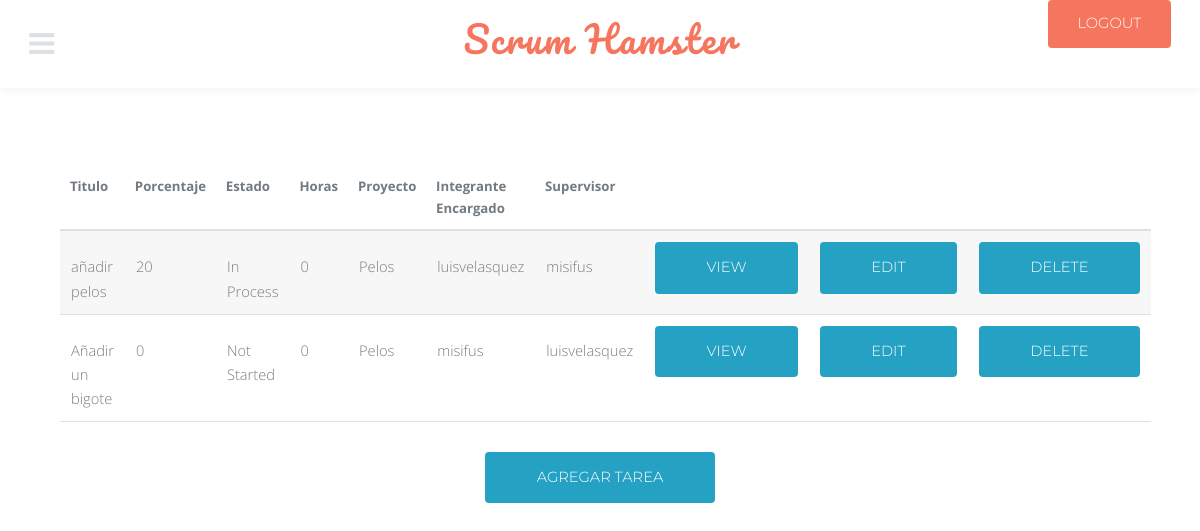
The page /list_task (signed in) on the database as committed earlier.
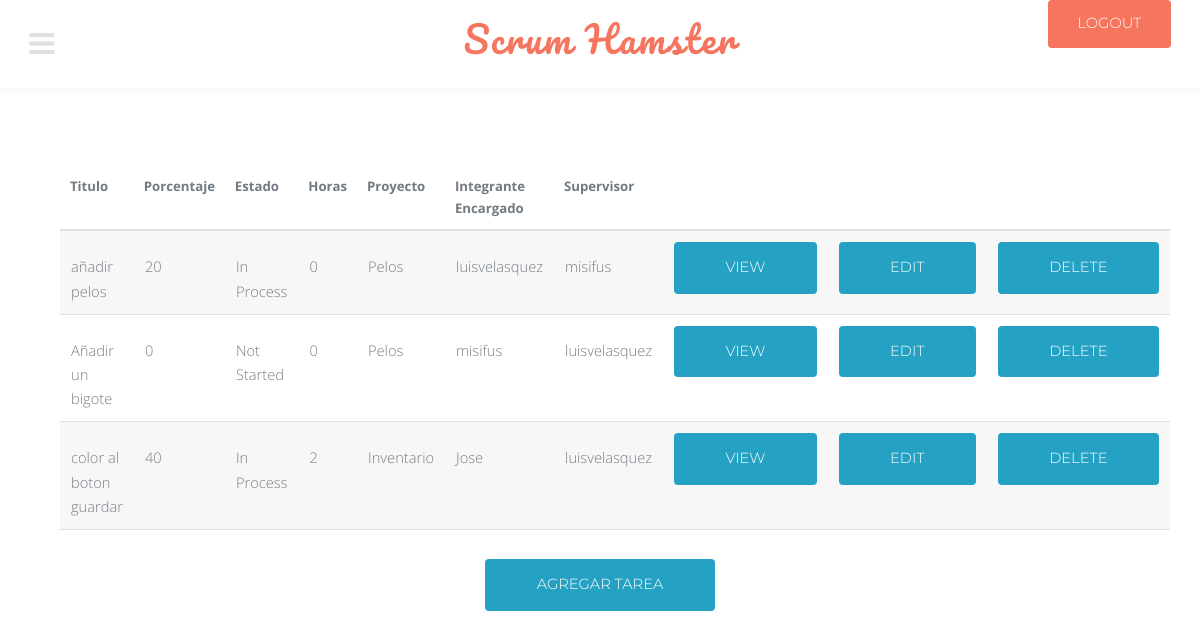
The same page on the database as committed later.
### modules/models.py (models this page shows, shortened)
class task(models.Model):
    title = models.CharField(max_length = 50)
    percent = models.PositiveSmallIntegerField()
    state_choices = (
		('Not Started', 'Not Started'),
		('In Process', 'In Process'),
		('Finished', 'Finished'),
		)
    state = models.CharField(
		max_length = 12,
		choices = state_choices,
		default = 'Not Started',
		)
    hours = models.PositiveSmallIntegerField()
    project_id = models.ForeignKey(project, on_delete = models.CASCADE)
    user_in_charge = models.ForeignKey(User, on_delete = models.CASCADE, related_name = 'in_charge')
    user_supervisor = models.ForeignKey(User, on_delete = models.CASCADE, related_name = 'supervisor')

class project(models.Model):
    name = models.CharField(max_length = 75)
    percent = models.PositiveSmallIntegerField()
    created_at = models.DateField(auto_now_add = True)
    file = models.URLField(blank = True)
    client_id = models.ForeignKey(client, on_delete = models.CASCADE)
    def __str__(self):
        return '%s' % (self.name)

### modules/views.py (the view)
# urls.py: path('list_task', list_task, name = 'list_task'),
@login_required
def list_task(request):
	data = task.objects.all()
	return render(request, 'task/task_list.html', {'data': data})

### modules/templates/task/task_list.html
{% extends 'base.html' %}
{% block cont %}
<table border="10">
		<thead>
				<tr>
					<th>Titulo</th>
					<th>Porcentaje</th>
					<th>Estado</th>
					<th>Horas</th>
					<th>Proyecto</th>
					<th>Integrante Encargado</th>
					<th>Supervisor</th>
				</tr>
			</thead>
{% for i in data %}
	<tr>
		<td>{{ i.title }}</td>
		<td>{{ i.percent }}</td>
		<td>{{ i.state }}</td>
		<td>{{ i.hours }}</td>
		<td>{{ i.project_id }}</td>
		<td>{{ i.user_in_charge }}</td>
		<td>{{ i.user_supervisor }}</td>
		<td>
			<a href="{% url 'view_task' i.id %}" class="button special">View</a>
		</td>
		<td>
			<a href="{% url 'update_task' i.id %}" class="button special">Edit</a>
		</td>
		<td>
			<a href="{% url 'delete_task' i.id %}" class="button special">Delete</a>
		</td>
	</tr>
{% endfor %}
</table>
<a href="{% url 'create_task' %}" class="button special">Agregar Tarea</a>
{% endblock %}

### modules/templates/base.html (shortened to what this page needs)
{% load static %}
	<header id="header">
			<nav class="left">
				<a href="#menu"><span>Menu</span></a>
			</nav>
			<a href="{% url 'index' %}" class="logo">Scrum Hamster</a>
			<nav class="right">
				{% if user.is_active %}
				<a href="{% url 'logout' %}" class="button fit">logout</a>
				{% endif %}
				</nav>
		</header>
		<section id="main" class="wrapper">
				<div class="inner">
					<header class="align-center">
						{% block cont%}
							{% endblock %}
						</div>
				</section>
	<head>
		<link rel="stylesheet" href="{% static 'assets/css/main.css'%}" />
	</head>
	<body>
	</body>

### modules/static/assets/css/main.css (style rules this page uses)
html, body, div, span, applet, object, iframe, h1, h2, h3, h4, h5, h6, p, blockquote, pre, a, abbr, acronym, address, big, cite, code, del, dfn, em, img, ins, kbd, q, s, samp, small, strike, strong, sub, sup, tt, var, b, u, i, center, dl, dt, dd, ol, ul, li, fieldset, form, label, legend, table, caption, tbody, tfoot, thead, tr, th, td, article, aside, canvas, details, embed, figure, figcaption, footer, header, hgroup, menu, nav, output, ruby, section, summary, time, mark, audio, video { margin: 0; padding: 0; border: 0; font-size: 100%; font: inherit; vertical-align: baseline; }
article, aside, details, figcaption, figure, footer, header, hgroup, menu, nav, section { display: block; }
body { line-height: 1; }
table { border-collapse: collapse; border-spacing: 0; }
body { -webkit-text-size-adjust: none; }
*, *:before, *:after { -moz-box-sizing: border-box; -webkit-box-sizing: border-box; box-sizing: border-box; }
body { -ms-overflow-style: scrollbar; }
body { background: #fff; }
.inner { margin: 0 auto; max-width: 65em; }
@media screen and (max-width: 1280px) { .inner { max-width: 90%; } }
body, input, select, textarea { color: #767d85; font-family: "Open Sans", Arial, Helvetica, sans-serif; font-size: 13pt; font-weight: 300; line-height: 1.65; }
@media screen and (max-width: 1680px) { body, input, select, textarea { font-size: 11pt; } }
@media screen and (max-width: 1280px) { body, input, select, textarea { font-size: 11pt; } }
a { color: #25a2c3; text-decoration: underline; }
.align-center { text-align: center; }
table { margin: 0 0 2em 0; width: 100%; }
table tbody tr { border: solid 1px #dee1e3; border-left: 0; border-right: 0; }
table tbody tr:nth-child(2n + 1) { background-color: rgba(144, 144, 144, 0.075); }
table td { padding: 0.75em 0.75em; }
table th { color: #727a82; font-size: 0.9em; font-weight: 700; padding: 0 0.75em 0.75em 0.75em; text-align: left; }
table thead { border-bottom: solid 2px #dee1e3; }
input[type="submit"], input[type="reset"], input[type="button"], button, .button { -moz-appearance: none; -webkit-appearance: none; -ms-appearance: none; appearance: none; -moz-transition: background-color 0.2s ease-in-out, color 0.2s ease-in-out; -webkit-transition: background-color 0.2s ease-in-out, color 0.2s ease-in-out; -ms-transition: background-color 0.2s ease-in-out, color 0.2s ease-in-out; transition: background-color 0.2s ease-in-out, color 0.2s ease-in-out; background-color: #f6755e; border-radius: 4px; border: 0; color: #ffffff; cursor: pointer; display: inline-block; font-family: "Montserrat", sans-serif; height: 3.5em; line-height: 3.5em; padding: 0 3.5em; text-align: center; text-decoration: none; white-space: nowrap; text-transform: uppercase; }
input[type="submit"].fit, input[type="reset"].fit, input[type="button"].fit, button.fit, .button.fit { display: block; margin: 0 0 1em 0; width: 100%; }
input[type="submit"].special, input[type="reset"].special, input[type="button"].special, button.special, .button.special { background-color: #25a2c3; color: #ffffff !important; }
.wrapper { padding: 6em 0 4em 0; }
body { padding-top: 6em; }
#header { -moz-align-items: center; -webkit-align-items: center; -ms-align-items: center; align-items: center; background: #fff; cursor: default; height: 6em; left: 0; line-height: 6em; position: fixed; top: 0; width: 100%; z-index: 10001; box-shadow: 0 0 10px 0 rgba(0, 0, 0, 0.075); text-align: center; }
#header .logo { color: #f6755e; font-family: "Pacifico", cursive; font-size: 2.5em; letter-spacing: 2px; margin-top: -5px; text-decoration: none; display: inline-block; }
#header nav { position: absolute; top: 0; height: inherit; line-height: inherit; }
#header nav.left { left: 2em; }
#header nav.right { right: 2em; }
#header nav .button { padding: 0 2em; height: 3.25em; line-height: 3.25em; }
#header nav a { text-decoration: none; display: inline-block; }
#header nav a[href="#menu"] { text-decoration: none; -webkit-tap-highlight-color: transparent; font-size: 2em; color: #dee1e3; z-index: 10005; }
#header nav a[href="#menu"]:before { content: ""; -moz-osx-font-smoothing: grayscale; -webkit-font-smoothing: antialiased; font-family: FontAwesome; font-style: normal; font-weight: normal; text-transform: none !important; }
#header nav a[href="#menu"]:before { margin: 0 0.5em 0 0; }

Rows that differ between the two databases and show on the page:
added task: title "color al boton guardar", percent "40", state "In Process", hours "2", project_id "Inventario", user_in_charge "Jose", user_supervisor "luisvelasquez"
